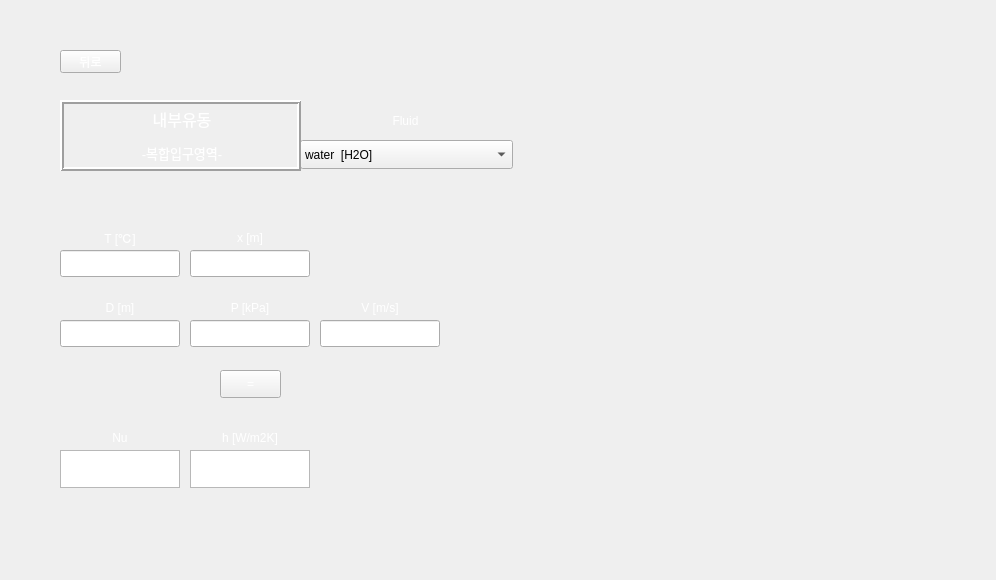
<?xml version="1.0" encoding="UTF-8"?>
<ui version="4.0">
 <class>Form</class>
 <widget class="QWidget" name="Form">
  <property name="geometry">
   <rect>
    <x>0</x>
    <y>0</y>
    <width>996</width>
    <height>580</height>
   </rect>
  </property>
  <property name="minimumSize">
   <size>
    <width>996</width>
    <height>580</height>
   </size>
  </property>
  <property name="maximumSize">
   <size>
    <width>996</width>
    <height>580</height>
   </size>
  </property>
  <property name="windowTitle">
   <string>Form</string>
  </property>
  <property name="styleSheet">
   <string notr="true">background-image: url(:/background/하얀거.png);</string>
  </property>
  <widget class="QPushButton" name="check">
   <property name="geometry">
    <rect>
     <x>220</x>
     <y>370</y>
     <width>61</width>
     <height>28</height>
    </rect>
   </property>
   <property name="styleSheet">
    <string notr="true">QPushButton {
color: qlineargradient(spread:pad, x1:0, y1:1, x2:1, y2:0, stop:0 rgba(255, 255, 255, 255), stop:1 rgba(255, 255, 255, 255));
background-image: url(:/background/버튼2.png);
font: 10pt &quot;맑은 고딕&quot;;
}
QPushButton:hover{
border-image: url(:/background/버튼클릭2.png);
}</string>
   </property>
   <property name="text">
    <string>=</string>
   </property>
  </widget>
  <widget class="QPushButton" name="pushButton">
   <property name="geometry">
    <rect>
     <x>60</x>
     <y>50</y>
     <width>61</width>
     <height>23</height>
    </rect>
   </property>
   <property name="styleSheet">
    <string notr="true">QPushButton {
color: qlineargradient(spread:pad, x1:0, y1:1, x2:1, y2:0, stop:0 rgba(255, 255, 255, 255), stop:1 rgba(255, 255, 255, 255));
background-image: url(:/background/버튼2.png);
font: 10pt &quot;맑은 고딕&quot;;
}
QPushButton:hover{
border-image: url(:/background/버튼클릭2.png);
}</string>
   </property>
   <property name="text">
    <string>뒤로</string>
   </property>
  </widget>
  <widget class="QLabel" name="label">
   <property name="geometry">
    <rect>
     <x>60</x>
     <y>220</y>
     <width>120</width>
     <height>35</height>
    </rect>
   </property>
   <property name="styleSheet">
    <string notr="true">color: qlineargradient(spread:pad, x1:0, y1:1, x2:1, y2:0, stop:0 rgba(255, 255, 255, 255), stop:1 rgba(255, 255, 255, 255));
background-image: url(:/background/버튼2.png);
font: 10pt &quot;맑은 고딕&quot;;</string>
   </property>
   <property name="text">
    <string>T [℃]</string>
   </property>
   <property name="alignment">
    <set>Qt::AlignCenter</set>
   </property>
  </widget>
  <widget class="QLineEdit" name="T">
   <property name="geometry">
    <rect>
     <x>60</x>
     <y>250</y>
     <width>120</width>
     <height>27</height>
    </rect>
   </property>
   <property name="styleSheet">
    <string notr="true">font: 12pt &quot;맑은 고딕&quot;;
background-image: url(:/background/하얀거.png);</string>
   </property>
  </widget>
  <widget class="QLabel" name="label_8">
   <property name="geometry">
    <rect>
     <x>190</x>
     <y>220</y>
     <width>120</width>
     <height>35</height>
    </rect>
   </property>
   <property name="styleSheet">
    <string notr="true">color: qlineargradient(spread:pad, x1:0, y1:1, x2:1, y2:0, stop:0 rgba(255, 255, 255, 255), stop:1 rgba(255, 255, 255, 255));
background-image: url(:/background/버튼2.png);
font: 10pt &quot;맑은 고딕&quot;;</string>
   </property>
   <property name="text">
    <string>x [m]</string>
   </property>
   <property name="alignment">
    <set>Qt::AlignCenter</set>
   </property>
  </widget>
  <widget class="QLineEdit" name="x">
   <property name="geometry">
    <rect>
     <x>190</x>
     <y>250</y>
     <width>120</width>
     <height>27</height>
    </rect>
   </property>
   <property name="styleSheet">
    <string notr="true">font: 12pt &quot;맑은 고딕&quot;;
background-image: url(:/background/하얀거.png);</string>
   </property>
  </widget>
  <widget class="QLabel" name="label_5">
   <property name="geometry">
    <rect>
     <x>300</x>
     <y>102</y>
     <width>211</width>
     <height>38</height>
    </rect>
   </property>
   <property name="styleSheet">
    <string notr="true">color: qlineargradient(spread:pad, x1:0, y1:1, x2:1, y2:0, stop:0 rgba(255, 255, 255, 255), stop:1 rgba(255, 255, 255, 255));
background-image: url(:/background/버튼2.png);
font: 12pt &quot;맑은 고딕&quot;;</string>
   </property>
   <property name="text">
    <string>Fluid</string>
   </property>
   <property name="alignment">
    <set>Qt::AlignCenter</set>
   </property>
  </widget>
  <widget class="QLabel" name="label_3">
   <property name="geometry">
    <rect>
     <x>60</x>
     <y>290</y>
     <width>120</width>
     <height>35</height>
    </rect>
   </property>
   <property name="styleSheet">
    <string notr="true">color: qlineargradient(spread:pad, x1:0, y1:1, x2:1, y2:0, stop:0 rgba(255, 255, 255, 255), stop:1 rgba(255, 255, 255, 255));
background-image: url(:/background/버튼2.png);
font: 10pt &quot;맑은 고딕&quot;;</string>
   </property>
   <property name="text">
    <string>D [m]</string>
   </property>
   <property name="alignment">
    <set>Qt::AlignCenter</set>
   </property>
  </widget>
  <widget class="QLabel" name="label_4">
   <property name="geometry">
    <rect>
     <x>190</x>
     <y>290</y>
     <width>120</width>
     <height>35</height>
    </rect>
   </property>
   <property name="styleSheet">
    <string notr="true">color: qlineargradient(spread:pad, x1:0, y1:1, x2:1, y2:0, stop:0 rgba(255, 255, 255, 255), stop:1 rgba(255, 255, 255, 255));
background-image: url(:/background/버튼2.png);
font: 10pt &quot;맑은 고딕&quot;;</string>
   </property>
   <property name="text">
    <string>P [kPa]</string>
   </property>
   <property name="alignment">
    <set>Qt::AlignCenter</set>
   </property>
  </widget>
  <widget class="QLabel" name="label_2">
   <property name="geometry">
    <rect>
     <x>320</x>
     <y>290</y>
     <width>120</width>
     <height>35</height>
    </rect>
   </property>
   <property name="styleSheet">
    <string notr="true">color: qlineargradient(spread:pad, x1:0, y1:1, x2:1, y2:0, stop:0 rgba(255, 255, 255, 255), stop:1 rgba(255, 255, 255, 255));
background-image: url(:/background/버튼2.png);
font: 10pt &quot;맑은 고딕&quot;;</string>
   </property>
   <property name="text">
    <string>V [m/s]</string>
   </property>
   <property name="alignment">
    <set>Qt::AlignCenter</set>
   </property>
  </widget>
  <widget class="QLineEdit" name="D">
   <property name="geometry">
    <rect>
     <x>60</x>
     <y>320</y>
     <width>120</width>
     <height>27</height>
    </rect>
   </property>
   <property name="styleSheet">
    <string notr="true">font: 12pt &quot;맑은 고딕&quot;;
background-image: url(:/background/하얀거.png);</string>
   </property>
  </widget>
  <widget class="QLineEdit" name="P">
   <property name="geometry">
    <rect>
     <x>190</x>
     <y>320</y>
     <width>120</width>
     <height>27</height>
    </rect>
   </property>
   <property name="styleSheet">
    <string notr="true">font: 12pt &quot;맑은 고딕&quot;;
background-image: url(:/background/하얀거.png);</string>
   </property>
  </widget>
  <widget class="QLineEdit" name="V">
   <property name="geometry">
    <rect>
     <x>320</x>
     <y>320</y>
     <width>120</width>
     <height>27</height>
    </rect>
   </property>
   <property name="styleSheet">
    <string notr="true">font: 12pt &quot;맑은 고딕&quot;;
background-image: url(:/background/하얀거.png);</string>
   </property>
  </widget>
  <widget class="QLabel" name="label_6">
   <property name="geometry">
    <rect>
     <x>60</x>
     <y>420</y>
     <width>120</width>
     <height>35</height>
    </rect>
   </property>
   <property name="styleSheet">
    <string notr="true">color: qlineargradient(spread:pad, x1:0, y1:1, x2:1, y2:0, stop:0 rgba(255, 255, 255, 255), stop:1 rgba(255, 255, 255, 255));
background-image: url(:/background/버튼2.png);
font: 10pt &quot;맑은 고딕&quot;;</string>
   </property>
   <property name="text">
    <string>Nu</string>
   </property>
   <property name="alignment">
    <set>Qt::AlignCenter</set>
   </property>
  </widget>
  <widget class="QTextBrowser" name="textBrowser">
   <property name="geometry">
    <rect>
     <x>60</x>
     <y>450</y>
     <width>120</width>
     <height>38</height>
    </rect>
   </property>
   <property name="sizePolicy">
    <sizepolicy hsizetype="Fixed" vsizetype="Preferred">
     <horstretch>0</horstretch>
     <verstretch>0</verstretch>
    </sizepolicy>
   </property>
   <property name="maximumSize">
    <size>
     <width>122</width>
     <height>38</height>
    </size>
   </property>
   <property name="styleSheet">
    <string notr="true">font: 12pt &quot;맑은 고딕&quot;;
background-image: url(:/background/하얀거.png);</string>
   </property>
  </widget>
  <widget class="QLabel" name="label_9">
   <property name="geometry">
    <rect>
     <x>190</x>
     <y>420</y>
     <width>120</width>
     <height>35</height>
    </rect>
   </property>
   <property name="styleSheet">
    <string notr="true">color: qlineargradient(spread:pad, x1:0, y1:1, x2:1, y2:0, stop:0 rgba(255, 255, 255, 255), stop:1 rgba(255, 255, 255, 255));
background-image: url(:/background/버튼2.png);
font: 10pt &quot;맑은 고딕&quot;;</string>
   </property>
   <property name="text">
    <string>h [W/m2K]</string>
   </property>
   <property name="alignment">
    <set>Qt::AlignCenter</set>
   </property>
  </widget>
  <widget class="QTextBrowser" name="textBrowser_2">
   <property name="geometry">
    <rect>
     <x>190</x>
     <y>450</y>
     <width>120</width>
     <height>38</height>
    </rect>
   </property>
   <property name="sizePolicy">
    <sizepolicy hsizetype="Fixed" vsizetype="Preferred">
     <horstretch>0</horstretch>
     <verstretch>0</verstretch>
    </sizepolicy>
   </property>
   <property name="maximumSize">
    <size>
     <width>122</width>
     <height>38</height>
    </size>
   </property>
   <property name="styleSheet">
    <string notr="true">font: 12pt &quot;맑은 고딕&quot;;
background-image: url(:/background/하얀거.png);</string>
   </property>
  </widget>
  <widget class="QLabel" name="label_10">
   <property name="geometry">
    <rect>
     <x>0</x>
     <y>0</y>
     <width>996</width>
     <height>580</height>
    </rect>
   </property>
   <property name="styleSheet">
    <string notr="true">image: url(:/background/배경2.png);</string>
   </property>
   <property name="text">
    <string/>
   </property>
  </widget>
  <widget class="QLabel" name="label_7">
   <property name="geometry">
    <rect>
     <x>550</x>
     <y>310</y>
     <width>391</width>
     <height>181</height>
    </rect>
   </property>
   <property name="styleSheet">
    <string notr="true">image: url(:/background/combined entry-2.PNG);</string>
   </property>
   <property name="text">
    <string/>
   </property>
  </widget>
  <widget class="QLabel" name="label_11">
   <property name="geometry">
    <rect>
     <x>535</x>
     <y>40</y>
     <width>421</width>
     <height>501</height>
    </rect>
   </property>
   <property name="styleSheet">
    <string notr="true">image: url(:/background/combined entry.PNG);</string>
   </property>
   <property name="text">
    <string/>
   </property>
  </widget>
  <widget class="QComboBox" name="fluid_2">
   <property name="geometry">
    <rect>
     <x>300</x>
     <y>140</y>
     <width>213</width>
     <height>29</height>
    </rect>
   </property>
   <property name="styleSheet">
    <string notr="true">background-image: url(:/background/하얀거.png);
font: 10pt &quot;맑은 고딕&quot;;</string>
   </property>
   <item>
    <property name="text">
     <string>water  [H2O]</string>
    </property>
   </item>
   <item>
    <property name="text">
     <string>air</string>
    </property>
   </item>
   <item>
    <property name="text">
     <string>1-Butene  [C4H8]</string>
    </property>
   </item>
   <item>
    <property name="text">
     <string>Acetone  [C3H6O]</string>
    </property>
   </item>
   <item>
    <property name="text">
     <string>Ammonia  [NH3]</string>
    </property>
   </item>
   <item>
    <property name="text">
     <string>Argon  [Ar]</string>
    </property>
   </item>
   <item>
    <property name="text">
     <string>Benzene  [C6H6]</string>
    </property>
   </item>
   <item>
    <property name="text">
     <string>CarbonDioxide  [CO2]</string>
    </property>
   </item>
   <item>
    <property name="text">
     <string>CarbonMonoxide  [CO]</string>
    </property>
   </item>
   <item>
    <property name="text">
     <string>CarbonylSulfide  [COS]</string>
    </property>
   </item>
   <item>
    <property name="text">
     <string>CycloHexane  [C6H12]</string>
    </property>
   </item>
   <item>
    <property name="text">
     <string>CycloPropane  [C3H6]</string>
    </property>
   </item>
   <item>
    <property name="text">
     <string>Cyclopentane  [C5H10]</string>
    </property>
   </item>
   <item>
    <property name="text">
     <string>D4  [C8H24O4Si4]</string>
    </property>
   </item>
   <item>
    <property name="text">
     <string>D5  [C10H30O5Si5]</string>
    </property>
   </item>
   <item>
    <property name="text">
     <string>D6  [C12H36O6Si6]</string>
    </property>
   </item>
   <item>
    <property name="text">
     <string>Deuterium  [D2]</string>
    </property>
   </item>
   <item>
    <property name="text">
     <string>Dichloroethane  [C2Cl2H4]</string>
    </property>
   </item>
   <item>
    <property name="text">
     <string>DiethylEther  [C4H10O]</string>
    </property>
   </item>
   <item>
    <property name="text">
     <string>DimethylCarbonate  [C3H6O3]</string>
    </property>
   </item>
   <item>
    <property name="text">
     <string>DimethylEther  [C2H6O]</string>
    </property>
   </item>
   <item>
    <property name="text">
     <string>Ethane  [C2H6]</string>
    </property>
   </item>
   <item>
    <property name="text">
     <string>Ethanol  [C2H6O]</string>
    </property>
   </item>
   <item>
    <property name="text">
     <string>EthylBenzene  [C8H10]</string>
    </property>
   </item>
   <item>
    <property name="text">
     <string>Ethylene  [C2H4]</string>
    </property>
   </item>
   <item>
    <property name="text">
     <string>EthyleneOxide  [C2H4O]</string>
    </property>
   </item>
   <item>
    <property name="text">
     <string>Fluorine  [F2]</string>
    </property>
   </item>
   <item>
    <property name="text">
     <string>HFE143m  [C2F3H3O]</string>
    </property>
   </item>
   <item>
    <property name="text">
     <string>HeavyWater  [D2O]</string>
    </property>
   </item>
   <item>
    <property name="text">
     <string>Helium  [He]</string>
    </property>
   </item>
   <item>
    <property name="text">
     <string>Hydrogen  [H2]</string>
    </property>
   </item>
   <item>
    <property name="text">
     <string>HydrogenChloride  [ClH]</string>
    </property>
   </item>
   <item>
    <property name="text">
     <string>HydrogenSulfide  [H2S]</string>
    </property>
   </item>
   <item>
    <property name="text">
     <string>IsoButane  [C4H10]</string>
    </property>
   </item>
   <item>
    <property name="text">
     <string>IsoButene  [C4H8]</string>
    </property>
   </item>
   <item>
    <property name="text">
     <string>Isohexane  [C6H14]</string>
    </property>
   </item>
   <item>
    <property name="text">
     <string>Isopentane  [C5H12]</string>
    </property>
   </item>
   <item>
    <property name="text">
     <string>Krypton  [Kr]</string>
    </property>
   </item>
   <item>
    <property name="text">
     <string>MD2M  [C10H30O3Si4]</string>
    </property>
   </item>
   <item>
    <property name="text">
     <string>MD3M  [C12H36O4Si5]</string>
    </property>
   </item>
   <item>
    <property name="text">
     <string>MD4M  [C14H42O5Si6]</string>
    </property>
   </item>
   <item>
    <property name="text">
     <string>MDM  [C8H24O2Si3]</string>
    </property>
   </item>
   <item>
    <property name="text">
     <string>MM  [C6H18OSi2]</string>
    </property>
   </item>
   <item>
    <property name="text">
     <string>Methane  [CH4]</string>
    </property>
   </item>
   <item>
    <property name="text">
     <string>Methanol  [CH4O]</string>
    </property>
   </item>
   <item>
    <property name="text">
     <string>MethylLinoleate  [C19H34O2]</string>
    </property>
   </item>
   <item>
    <property name="text">
     <string>MethylLinolenate  [C19H32O2]</string>
    </property>
   </item>
   <item>
    <property name="text">
     <string>MethylOleate  [C19H36O2]</string>
    </property>
   </item>
   <item>
    <property name="text">
     <string>MethylPalmitate  [C17H34O2]</string>
    </property>
   </item>
   <item>
    <property name="text">
     <string>MethylStearate  [C19H38O2]</string>
    </property>
   </item>
   <item>
    <property name="text">
     <string>Neon  [Ne]</string>
    </property>
   </item>
   <item>
    <property name="text">
     <string>Neopentane  [C5H12]</string>
    </property>
   </item>
   <item>
    <property name="text">
     <string>Nitrogen  [N2]</string>
    </property>
   </item>
   <item>
    <property name="text">
     <string>NitrousOxide  [N2O]</string>
    </property>
   </item>
   <item>
    <property name="text">
     <string>Novec649  [C6F12O]</string>
    </property>
   </item>
   <item>
    <property name="text">
     <string>OrthoDeuterium</string>
    </property>
   </item>
   <item>
    <property name="text">
     <string>OrthoHydrogen</string>
    </property>
   </item>
   <item>
    <property name="text">
     <string>Oxygen  [O2]</string>
    </property>
   </item>
   <item>
    <property name="text">
     <string>ParaDeuterium</string>
    </property>
   </item>
   <item>
    <property name="text">
     <string>ParaHydrogen</string>
    </property>
   </item>
   <item>
    <property name="text">
     <string>Propylene  [C3H6]</string>
    </property>
   </item>
   <item>
    <property name="text">
     <string>Propyne  [C3H4]</string>
    </property>
   </item>
   <item>
    <property name="text">
     <string>R11</string>
    </property>
   </item>
   <item>
    <property name="text">
     <string>R113</string>
    </property>
   </item>
   <item>
    <property name="text">
     <string>R114</string>
    </property>
   </item>
   <item>
    <property name="text">
     <string>R115</string>
    </property>
   </item>
   <item>
    <property name="text">
     <string>R116</string>
    </property>
   </item>
   <item>
    <property name="text">
     <string>R12</string>
    </property>
   </item>
   <item>
    <property name="text">
     <string>R123</string>
    </property>
   </item>
   <item>
    <property name="text">
     <string>R1233zd(E)</string>
    </property>
   </item>
   <item>
    <property name="text">
     <string>R1234yf</string>
    </property>
   </item>
   <item>
    <property name="text">
     <string>R1234ze(E)</string>
    </property>
   </item>
   <item>
    <property name="text">
     <string>R1234ze(Z)</string>
    </property>
   </item>
   <item>
    <property name="text">
     <string>R124</string>
    </property>
   </item>
   <item>
    <property name="text">
     <string>R1243zf</string>
    </property>
   </item>
   <item>
    <property name="text">
     <string>R125</string>
    </property>
   </item>
   <item>
    <property name="text">
     <string>R13</string>
    </property>
   </item>
   <item>
    <property name="text">
     <string>R134a</string>
    </property>
   </item>
   <item>
    <property name="text">
     <string>R13l1</string>
    </property>
   </item>
   <item>
    <property name="text">
     <string>R14</string>
    </property>
   </item>
   <item>
    <property name="text">
     <string>R141b</string>
    </property>
   </item>
   <item>
    <property name="text">
     <string>R142b</string>
    </property>
   </item>
   <item>
    <property name="text">
     <string>R143a</string>
    </property>
   </item>
   <item>
    <property name="text">
     <string>R152A</string>
    </property>
   </item>
   <item>
    <property name="text">
     <string>R161</string>
    </property>
   </item>
   <item>
    <property name="text">
     <string>R21</string>
    </property>
   </item>
   <item>
    <property name="text">
     <string>R218</string>
    </property>
   </item>
   <item>
    <property name="text">
     <string>R22</string>
    </property>
   </item>
   <item>
    <property name="text">
     <string>R227EA</string>
    </property>
   </item>
   <item>
    <property name="text">
     <string>R23</string>
    </property>
   </item>
   <item>
    <property name="text">
     <string>R236EA</string>
    </property>
   </item>
   <item>
    <property name="text">
     <string>R236FA</string>
    </property>
   </item>
   <item>
    <property name="text">
     <string>R245ca</string>
    </property>
   </item>
   <item>
    <property name="text">
     <string>R245fa</string>
    </property>
   </item>
   <item>
    <property name="text">
     <string>R32</string>
    </property>
   </item>
   <item>
    <property name="text">
     <string>R365MFC</string>
    </property>
   </item>
   <item>
    <property name="text">
     <string>R40</string>
    </property>
   </item>
   <item>
    <property name="text">
     <string>R404A</string>
    </property>
   </item>
   <item>
    <property name="text">
     <string>R407C</string>
    </property>
   </item>
   <item>
    <property name="text">
     <string>R41</string>
    </property>
   </item>
   <item>
    <property name="text">
     <string>R410A</string>
    </property>
   </item>
   <item>
    <property name="text">
     <string>R507A</string>
    </property>
   </item>
   <item>
    <property name="text">
     <string>RC318</string>
    </property>
   </item>
   <item>
    <property name="text">
     <string>SES36</string>
    </property>
   </item>
   <item>
    <property name="text">
     <string>SulfurDioxide  [O2S]</string>
    </property>
   </item>
   <item>
    <property name="text">
     <string>SulfurHexafluoride  [F6S]</string>
    </property>
   </item>
   <item>
    <property name="text">
     <string>Toluene  [C7H8]</string>
    </property>
   </item>
   <item>
    <property name="text">
     <string>Xenon  [Xe]</string>
    </property>
   </item>
   <item>
    <property name="text">
     <string>cis-2-Butene  [C4H8]</string>
    </property>
   </item>
   <item>
    <property name="text">
     <string>m-Xylene  [C8H10]</string>
    </property>
   </item>
   <item>
    <property name="text">
     <string>n-Butane  [C4H10]</string>
    </property>
   </item>
   <item>
    <property name="text">
     <string>n-Decane  [C10H22]</string>
    </property>
   </item>
   <item>
    <property name="text">
     <string>n-Dodecane  [C12H26]</string>
    </property>
   </item>
   <item>
    <property name="text">
     <string>n-Heptane  [C7H16]</string>
    </property>
   </item>
   <item>
    <property name="text">
     <string>n-Hexane  [C6H14]</string>
    </property>
   </item>
   <item>
    <property name="text">
     <string>n-Nonane  [C9H20]</string>
    </property>
   </item>
   <item>
    <property name="text">
     <string>n-Octane  [C8H18]</string>
    </property>
   </item>
   <item>
    <property name="text">
     <string>n-Pentane  [C5H12]</string>
    </property>
   </item>
   <item>
    <property name="text">
     <string>n-Propane  [C3H8]</string>
    </property>
   </item>
   <item>
    <property name="text">
     <string>n-Undecane  [C11H24]</string>
    </property>
   </item>
   <item>
    <property name="text">
     <string>o-Xylene  [C8H10]</string>
    </property>
   </item>
   <item>
    <property name="text">
     <string>p-Xylene  [C8H10]</string>
    </property>
   </item>
   <item>
    <property name="text">
     <string>trans-2-Butene  [C4H8]</string>
    </property>
   </item>
  </widget>
  <widget class="QLabel" name="label_13">
   <property name="geometry">
    <rect>
     <x>60</x>
     <y>100</y>
     <width>241</width>
     <height>71</height>
    </rect>
   </property>
   <property name="styleSheet">
    <string notr="true">font: 10pt &quot;맑은 고딕&quot;;
color: rgb(255, 255, 255);
background-image: url(:/background/버튼2.png);</string>
   </property>
   <property name="frameShape">
    <enum>QFrame::Box</enum>
   </property>
   <property name="frameShadow">
    <enum>QFrame::Raised</enum>
   </property>
   <property name="lineWidth">
    <number>2</number>
   </property>
   <property name="text">
    <string>&lt;!DOCTYPE HTML PUBLIC &quot;-//W3C//DTD HTML 4.0//EN&quot; &quot;http://www.w3.org/TR/REC-html40/strict.dtd&quot;&gt;
&lt;html&gt;&lt;head&gt;&lt;meta name=&quot;qrichtext&quot; content=&quot;1&quot; /&gt;&lt;style type=&quot;text/css&quot;&gt;
p, li { white-space: pre-wrap; }
&lt;/style&gt;&lt;/head&gt;&lt;body style=&quot; font-family:'맑은 고딕'; font-size:10pt; font-weight:400; font-style:normal;&quot;&gt;
&lt;p align=&quot;center&quot; style=&quot; margin-top:12px; margin-bottom:12px; margin-left:0px; margin-right:0px; -qt-block-indent:0; text-indent:0px;&quot;&gt;&lt;span style=&quot; font-size:12pt;&quot;&gt;내부유동&lt;/span&gt;&lt;/p&gt;
&lt;p align=&quot;center&quot; style=&quot; margin-top:12px; margin-bottom:12px; margin-left:0px; margin-right:0px; -qt-block-indent:0; text-indent:0px;&quot;&gt;-복합입구영역-&lt;/p&gt;&lt;/body&gt;&lt;/html&gt;</string>
   </property>
   <property name="buddy">
    <cstring>pushButton</cstring>
   </property>
  </widget>
  <zorder>label_10</zorder>
  <zorder>check</zorder>
  <zorder>pushButton</zorder>
  <zorder>label</zorder>
  <zorder>T</zorder>
  <zorder>label_8</zorder>
  <zorder>x</zorder>
  <zorder>label_5</zorder>
  <zorder>label_3</zorder>
  <zorder>label_4</zorder>
  <zorder>label_2</zorder>
  <zorder>D</zorder>
  <zorder>P</zorder>
  <zorder>V</zorder>
  <zorder>textBrowser</zorder>
  <zorder>textBrowser_2</zorder>
  <zorder>label_11</zorder>
  <zorder>label_7</zorder>
  <zorder>fluid_2</zorder>
  <zorder>label_13</zorder>
  <zorder>label_9</zorder>
  <zorder>label_6</zorder>
 </widget>
 <resources>
  <include location="../resource/resources.qrc"/>
 </resources>
 <connections/>
</ui>
